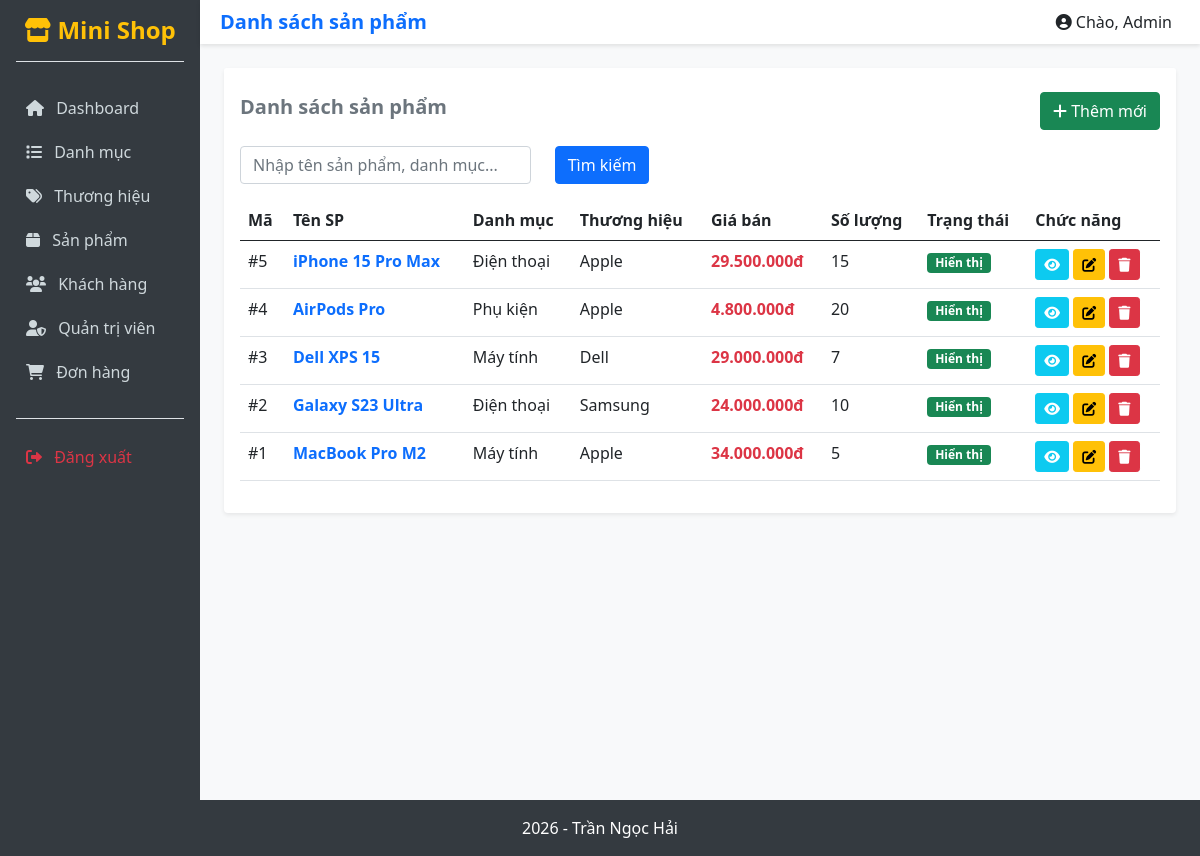
Screenshot of /views/admin/products/ with the database file from the repository.
### tables this page shows
CREATE TABLE `products` (
  `id` int(11) NOT NULL,
  `category_id` int(11) NOT NULL,
  `brand_id` int(11) NOT NULL,
  `proname` varchar(200) NOT NULL,
  `slug` varchar(150) DEFAULT NULL,
  `price` decimal(10,0) NOT NULL,
  `discount_price` decimal(10,0) NOT NULL,
  `quantity` int(11) DEFAULT 0,
  `image` varchar(255) DEFAULT NULL,
  `description` text DEFAULT NULL,
  `status` tinyint(1) DEFAULT 1,
  `created_at` datetime DEFAULT current_timestamp(),
  `updated_at` datetime DEFAULT current_timestamp() ON UPDATE current_timestamp()
);

CREATE TABLE `categories` (
  `id` int(11) NOT NULL,
  `catename` varchar(100) NOT NULL,
  `slug` varchar(150) DEFAULT NULL,
  `image` varchar(255) DEFAULT NULL,
  `description` text DEFAULT NULL,
  `status` tinyint(1) DEFAULT 1,
  `created_at` datetime DEFAULT current_timestamp(),
  `updated_at` datetime DEFAULT current_timestamp() ON UPDATE current_timestamp()
);

CREATE TABLE `brands` (
  `id` int(11) NOT NULL,
  `brandname` varchar(100) NOT NULL,
  `slug` varchar(150) DEFAULT NULL,
  `image` varchar(255) DEFAULT NULL,
  `description` text DEFAULT NULL,
  `status` tinyint(1) DEFAULT 1,
  `created_at` datetime DEFAULT current_timestamp(),
  `updated_at` datetime DEFAULT current_timestamp() ON UPDATE current_timestamp()
);

### config/Database.php (called while the page is built, shortened)
<?php
class Database {
    protected string $host = "localhost";
    protected string $database = "tranngochai_database";
    protected string $username = "root";
    protected string $password = "";
    protected function connect(): void {
        try {
            $this->conn = new mysqli(
                $this->host,
                $this->username,
                $this->password,
                $this->database
            );
        } catch (Exception $e) {
            echo "Lỗi: " . $e->getMessage();
        }
    }
}
?>

### dao/ProductDAO.php (called while the page is built, shortened)
<?php
require_once __DIR__ . "/BaseDAO.php";
require_once __DIR__ . "/../models/Product.php";
class ProductDAO extends BaseDAO {
    public function getAll($keyword = "") {
        $list = [];
        try {
            $sql = "SELECT p.*, c.catename as cateName, b.brandname as brandName
                    FROM products p
                    LEFT JOIN categories c ON p.category_id = c.id
                    LEFT JOIN brands b ON p.brand_id = b.id";
            $sql .= " ORDER BY p.id DESC";
            if (!empty($keyword)) {
                $stmt = $this->prepare($sql);
                $param = "%" . $keyword . "%";
                $stmt->bind_param("ss", $param, $param);
                $stmt->execute();
                $result = $stmt->get_result();
            } else {
                $result = $this->executeQuery($sql);
            }
            while ($row = $result->fetch_assoc()) {
                $product = new Product((int)$row["category_id"], (int)$row["brand_id"], $row["proname"], $row["slug"], (float)$row["price"], (float)$row["discount_price"], (int)$row["quantity"], $row["image"], $row["description"], (int)$row["status"]);
                $product->id = $row["id"];
                $product->cateName = $row["cateName"];
                $product->brandName = $row["brandName"];
                $list[] = $product;
            }
        } catch (Exception $e) { throw $e; }
        return $list;
    }
}
?>

### dao/BaseDAO.php (called while the page is built, shortened)
<?php
require_once __DIR__ . "/../config/Database.php";
class BaseDAO extends Database {
    protected function executeQuery(string $sql) {
        return $this->conn->query($sql);
    }
}
?>

### models/Product.php (called while the page is built, shortened)
<?php
class Product {
    public function __construct(int $categoryId = 0, int $brandId = 0, string $proname = "", string $slug = "", float $price = 0, float $discountPrice = 0, int $quantity = 0, ?string $image = null, ?string $description = null, int $status = 1) {
        $this->proname = $proname;
        $this->discountPrice = $discountPrice;
        $this->quantity = $quantity;
        $this->status = $status;
    }
}
?>

### views/admin/products/index.php (the view, shortened to what this page needs)
<?php
require_once "../../../dao/ProductDAO.php";
$dao = new ProductDAO();
$keyword = trim($_GET["keyword"] ?? "");
$products = $dao->getAll($keyword);
?>
<div class="card shadow-sm border-0">
    <div class="card-header bg-white border-0 pt-4 pb-0 d-flex justify-content-between align-items-center">
        <h5 class="fw-bold text-secondary">Danh sách sản phẩm</h5>
        <a href="create.php" class="btn btn-success"><i class="fa-solid fa-plus"></i> Thêm mới</a>
    </div>
    <div class="card-body">
        <form class="row mb-3" method="GET">
            <div class="col-md-4">
                <input type="text" name="keyword" class="form-control" placeholder="Nhập tên sản phẩm, danh mục..." value="<?= htmlspecialchars($keyword) ?>">
            </div>
            <div class="col-md-2">
                <button type="submit" class="btn btn-primary">Tìm kiếm</button>
            </div>
        </form>
        <?php if(empty($products)) { ?>
            <div class="alert alert-warning">Không tìm thấy dữ liệu.</div>
        <?php } else { ?>
            <table class="table table-hover">
                <thead>
                    <tr>
                        <th>Mã</th>
                        <th>Tên SP</th>
                        <th>Danh mục</th>
                        <th>Thương hiệu</th>
                        <th>Giá bán</th>
                        <th>Số lượng</th>
                        <th>Trạng thái</th>
                        <th>Chức năng</th>
                    </tr>
                </thead>
                <tbody>
                    <?php foreach ($products as $item) { ?>
                    <tr>
                        <td>#<?= $item->id ?></td>
                        <td class="fw-bold text-primary"><?= htmlspecialchars($item->proname) ?></td>
                        <td><?= htmlspecialchars($item->cateName) ?></td>
                        <td><?= htmlspecialchars($item->brandName) ?></td>
                        <td class="text-danger fw-bold"><?= number_format($item->discountPrice > 0 ? $item->discountPrice : $item->price, 0, ',', '.') ?>đ</td>
                        <td><?= $item->quantity ?></td>
                        <td><?= $item->status == 1 ? '<span class="badge bg-success">Hiển thị</span>' : '<span class="badge bg-secondary">Ẩn</span>' ?></td>
                        <td>
                            <a href="detail.php?id=<?= $item->id ?>" class="btn btn-sm btn-info text-white"><i class="fa-solid fa-eye"></i></a>
                            <a href="edit.php?id=<?= $item->id ?>" class="btn btn-sm btn-warning"><i class="fa-solid fa-pen-to-square"></i></a>
                            <form method="POST" onsubmit="return confirm('Bạn có chắc muốn xóa?');" class="d-inline">
                                <button type="submit" name="btnDelete" class="btn btn-sm btn-danger"><i class="fa-solid fa-trash"></i></button>
                            </form>
                        </td>
                    </tr>
                    <?php } ?>
                </tbody>
            </table>
        <?php } ?>
    </div>
</div>
<?php
include "../layouts/master.php";
?>

### assets/css/style.css (style rules this page uses)
body { background-color: #f8f9fa; }

### rows the page displays
products: id "5", proname "iPhone 15 Pro Max", category.catename "Điện thoại", brand.brandname "Apple", discount_price "29.500.000", quantity "15", status "Hiển thị"
products: id "4", proname "AirPods Pro", category.catename "Phụ kiện", brand.brandname "Apple", discount_price "4.800.000", quantity "20", status "Hiển thị"
products: id "3", proname "Dell XPS 15", category.catename "Máy tính", brand.brandname "Dell", discount_price "29.000.000", quantity "7", status "Hiển thị"
products: id "2", proname "Galaxy S23 Ultra", category.catename "Điện thoại", brand.brandname "Samsung", discount_price "24.000.000", quantity "10", status "Hiển thị"
products: id "1", proname "MacBook Pro M2", category.catename "Máy tính", brand.brandname "Apple", discount_price "34.000.000", quantity "5", status "Hiển thị"

### other values shown
$pageTitle "Danh sách sản phẩm"
